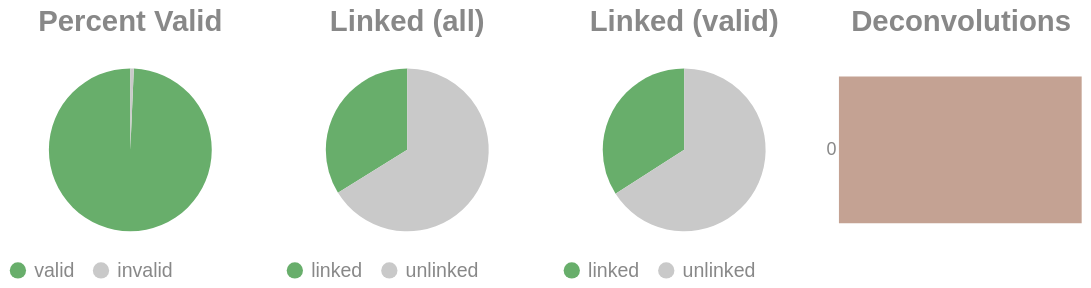

The cell this chart's notebook holds for it:
### Code cell
if SKIPLR:
    pass
else:
    clash = Counter()
    for i in valids['molecule'].to_list():
        _mol = i.split("-")
        if len(_mol) == 1:
            clash.update('0')
        else:
            clash.update(_mol[-1])

    _d = {"deconvolutions": [], 'count': []}
    for k,v in clash.items():
        _d['deconvolutions'].append(k)
        _d['count'].append(v)

    tot_valid = valids['reads'].sum()
    mask = valids['reads'] >= 2
    n_linked_reads = valids.filter(mask)['reads'].sum()
    if n_linked_reads == 0:
        print_html("No linked molecules (>=2 reads) were detected; skipping linked-only distributions.")
        SKIPLR = True
    else:
        perc_valid = round(tot_valid / n_reads, 4)
        linked_perc_abs = round(n_linked_reads / n_reads, 4)
        linked_perc = round(n_linked_reads / tot_valid, 4)

    _valid = pl.DataFrame({"valids": ['valid', 'invalid'], "count": [tot_valid, n_reads - tot_valid]})
    _linked_abs = pl.DataFrame({"linked (absolute)": ['linked', 'unlinked'], "count": [n_linked_reads, n_reads - n_linked_reads]})
    _linked_rel = pl.DataFrame({"linked (valids)": ['linked', 'unlinked'], "count": [n_linked_reads, tot_valid - n_linked_reads]})

    (
        alt.hconcat(
            piechart(_valid, goodval = 'valid', title = "Percent Valid"),
            piechart(_linked_abs, goodval = "linked", title =  "Linked (all)"),
            piechart(_linked_rel, goodval = "linked", title =  "Linked (valid)"),
            convolutionbar(pl.DataFrame(_d), title = "Deconvolutions"),
            center = True,
            bounds = 'flush'
        )
        .resolve_scale(color='independent')
        .resolve_legend('independent')
        .properties(usermeta={'embedOptions': {"actions": False}})
    ).display()

### Figure 1 — Vega-Lite specification as saved in the notebook (floating-point values rounded to 4 significant figures)
{"width": "container", "height": 400, "config": {"title": {"anchor": "start", "dy": -15, "fontSize": 18, "color": "#888888", "subtitleColor": "#888888", "subtitleFontSize": 14}, "arc": {"fill": "#0072B2"}, "axis": {"domainColor": "#888888", "domainWidth": 0.5, "gridWidth": 0.2, "grid": false, "titleFontWeight": 400, "titleFontSize": 15, "labelFontSize": 11, "labelColor": "#888888", "tickColor": "#888888", "tickWidth": 0.2, "titleColor": "#888888"}, "axisBand": {"grid": false}, "axisX": {"grid": true, "tickSize": 10, "domainCap": "round"}, "axisY": {"domain": false, "grid": true, "tickSize": 0, "domainCap": "round"}, "background": "transparent", "header": {"labelFontSize": 15, "labelColor": "#888888", "titleFontSize": 15, "titleFontWeight": 600, "titleColor": "#888888"}, "legend": {"labelFont": "sans-serif", "labelFontSize": 12, "labelColor": "#888888", "symbolSize": 100, "symbolType": "circle", "titleFontSize": 12, "titlePadding": 10, "titleColor": "#888888", "title": null}, "range": {"category": ["#E69F00", "#56B4E9", "#009E73", "#F0E442", "#0072B2", "#D55E00", "#CC79A7", "#000000"], "diverging": ["#cfe8f3", "#a2d4ec", "#73bfe2", "#46abdb", "#1696d2", "#12719e"]}, "area": {"fill": "#0072B2", "fillOpacity": 0.7, "line": true, "strokeOpacity": 0.7}, "line": {"color": "#0072B2", "stroke": "#0072B2", "strokeWidth": 2}, "trail": {"color": "#0072B2", "stroke": "#0072B2", "strokeWidth": 0, "size": 1}, "point": {"filled": true, "fillOpacity": 1.0, "size": 95}, "text": {"color": "#888888", "fontSize": 11, "align": "right", "fontWeight": 400, "size": 11}, "bar": {"fill": "#0072B2", "stroke": null}, "view": {"stroke": null, "continuousWidth": 660, "continuousHeight": 400}}, "hconcat": [{"data": {"name": "data-d857e0ad889093cd2df34776afdf4505"}, "mark": {"type": "arc"}, "encoding": {"color": {"field": "valids", "legend": {"orient": "bottom", "title": null}, "scale": {"domain": ["valid", "invalid"], "range": ["#68ae6b", "#C9C9C9"]}, "title": "Valids", "type": "nominal"}, "theta": {"field": "count", "type": "quantitative"}, "tooltip": [{"field": "valids", "title": "Valids", "type": "ordinal"}, {"field": "percent", "format": ".2%", "title": "Percent", "type": "quantitative"}, {"field": "count", "title": "Count", "type": "quantitative"}]}, "height": 100, "title": {"text": "Percent Valid", "align": "center", "anchor": "middle"}, "transform": [{"calculate": "datum.count / 12447968", "as": "percent"}], "width": 150}, {"data": {"name": "data-e2be2d216e7ea1a452e83abde2643af6"}, "mark": {"type": "arc"}, "encoding": {"color": {"field": "linked (absolute)", "legend": {"orient": "bottom", "title": null}, "scale": {"domain": ["linked", "unlinked"], "range": ["#68ae6b", "#C9C9C9"]}, "title": "Linked (Absolute)", "type": "nominal"}, "theta": {"field": "count", "type": "quantitative"}, "tooltip": [{"field": "linked (absolute)", "title": "Linked (Absolute)", "type": "ordinal"}, {"field": "percent", "format": ".2%", "title": "Percent", "type": "quantitative"}, {"field": "count", "title": "Count", "type": "quantitative"}]}, "height": 100, "title": {"text": "Linked (all)", "align": "center", "anchor": "middle"}, "transform": [{"calculate": "datum.count / 12447968", "as": "percent"}], "width": 150}, {"data": {"name": "data-3afe7567ed23be08afdb126d9d57e0c6"}, "mark": {"type": "arc"}, "encoding": {"color": {"field": "linked (valids)", "legend": {"orient": "bottom", "title": null}, "scale": {"domain": ["linked", "unlinked"], "range": ["#68ae6b", "#C9C9C9"]}, "title": "Linked (Valids)", "type": "nominal"}, "theta": {"field": "count", "type": "quantitative"}, "tooltip": [{"field": "linked (valids)", "title": "Linked (Valids)", "type": "ordinal"}, {"field": "percent", "format": ".2%", "title": "Percent", "type": "quantitative"}, {"field": "count", "title": "Count", "type": "quantitative"}]}, "height": 100, "title": {"text": "Linked (valid)", "align": "center", "anchor": "middle"}, "transform": [{"calculate": "datum.count / 12362442", "as": "percent"}], "width": 150}, {"data": {"name": "data-9044ea81b67957853116fff84e14c576"}, "mark": {"type": "bar"}, "encoding": {"color": {"field": "deconvolutions", "legend": null, "scale": {"scheme": "lightgreyred"}, "type": "nominal"}, "tooltip": [{"field": "deconvolutions", "title": "Deconvolutions", "type": "ordinal"}, {"field": "percent", "format": ".2%", "title": "Percent", "type": "quantitative"}, {"field": "count", "title": "Count", "type": "quantitative"}], "x": {"axis": null, "field": "count", "type": "quantitative"}, "y": {"field": "deconvolutions", "sort": "ascending", "title": null, "type": "nominal"}}, "height": 100, "title": {"text": "Deconvolutions", "align": "center", "anchor": "middle"}, "transform": [{"calculate": "datum.count / 9934405", "as": "percent"}], "width": 150}], "bounds": "flush", "center": true, "resolve": {"legend": {"angle": "independent"}, "scale": {"color": "independent"}}, "usermeta": {"embedOptions": {"actions": false}}, "$schema": "https://vega.github.io/schema/vega-lite/v6.1.0.json", "datasets": {"data-d857e0ad889093cd2df34776afdf4505": [{"valids": "valid", "count": 12362442}, {"valids": "invalid", "count": 85526}], "data-e2be2d216e7ea1a452e83abde2643af6": [{"linked (absolute)": "linked", "count": 4209755}, {"linked (absolute)": "unlinked", "count": 8238213}], "data-3afe7567ed23be08afdb126d9d57e0c6": [{"linked (valids)": "linked", "count": 4209755}, {"linked (valids)": "unlinked", "count": 8152687}], "data-9044ea81b67957853116fff84e14c576": [{"deconvolutions": "0", "count": 9934405}]}}
